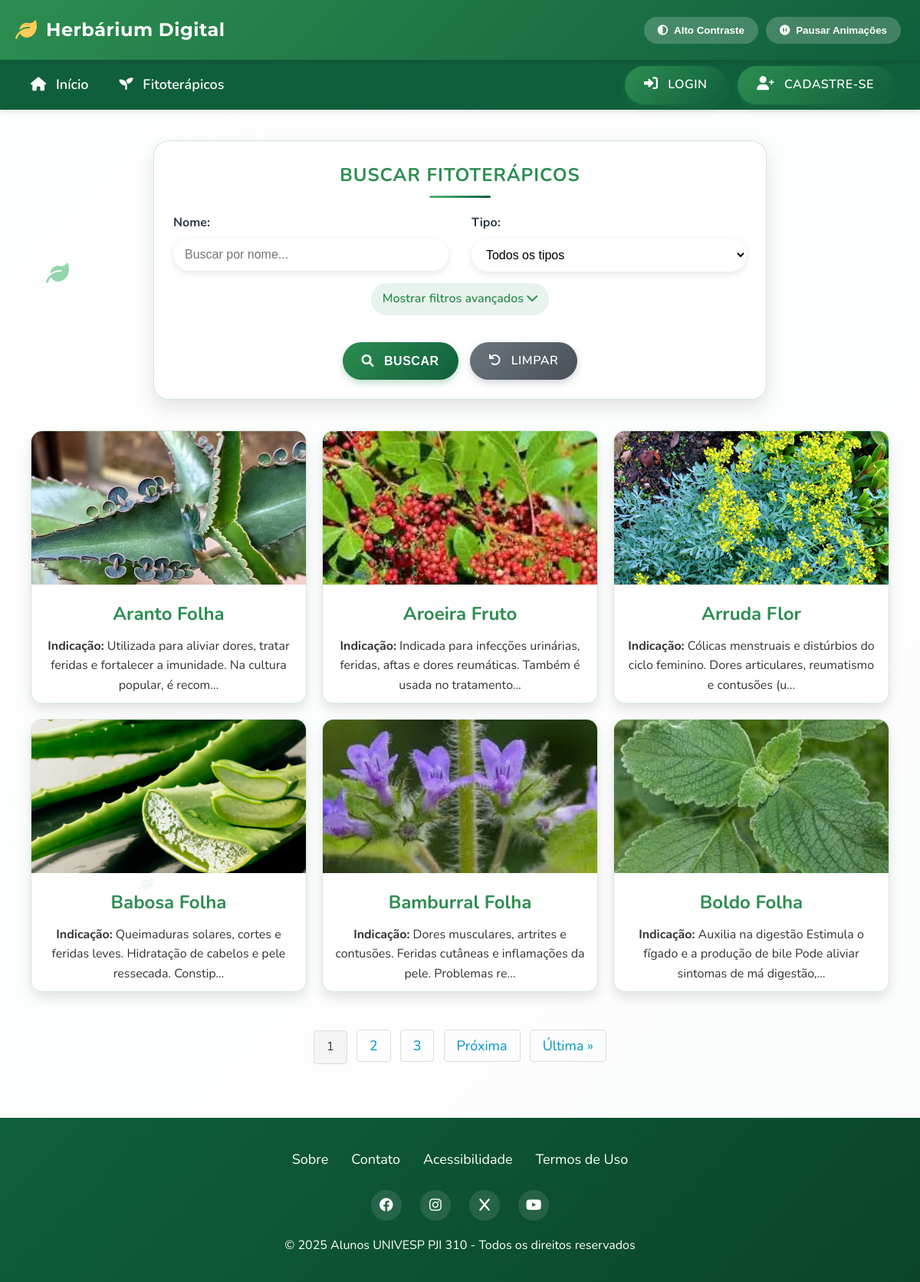
Page /fitoterapico/ on the committed database.
### fitoterapico/models.py (models this page shows, shortened)
class Fitoterapico(models.Model):
    id = models.AutoField(primary_key=True)
    nome = models.CharField(max_length=100)
    tipo = models.ForeignKey(Tipo, on_delete=models.PROTECT, related_name='fitoterapico_tipo')
    especie = models.CharField(max_length=100)
    familia = models.CharField(max_length=100, blank=True, null=True)
    descricao = models.TextField()
    propriedades = models.TextField()
    indicacao = models.TextField()
    modo_uso = models.TextField()
    dosagem = models.CharField(max_length=100, blank=True, null=True)
    efeito_colateral = models.TextField(blank=True, null=True)
    preco = models.FloatField(blank=True, null=True, validators=[MinValueValidator(0)])
    foto = models.ImageField(upload_to='fitoterapico/', blank=True, null=True)
    bio = models.TextField(blank=True, null=True)
    class Meta:
        ordering = ['nome']

class Tipo(models.Model):
    id = models.AutoField(primary_key=True)
    nome = models.CharField(max_length=200)
    def __str__(self):
        return self.nome

### fitoterapico/views.py (the view)
# urls.py: path('fitoterapico/', FitoterapicoListView.as_view(), name='fitoterapico_list'),
class FitoterapicoListView(ListView):
    model = Fitoterapico
    template_name = 'fitoterapico.html'
    context_object_name = 'fitoterapico'
    paginate_by = 6
    def get_queryset(self):
        fitoterapico = super().get_queryset().order_by('nome')
        search = self.request.GET.get('search', '')
        tipo = self.request.GET.get('tipo', '')
        indicacao = self.request.GET.get('indicacao', '')
        if search:
            fitoterapico = fitoterapico.filter(nome__icontains=search)
        if tipo:
            fitoterapico = fitoterapico.filter(tipo__id=tipo)
        if indicacao:
            fitoterapico = fitoterapico.filter(indicacao__icontains=indicacao)
        return fitoterapico
    def get_context_data(self, **kwargs):
        context = super().get_context_data(**kwargs)
        from fitoterapico.models import Tipo
        context['search'] = self.request.GET.get('search', '')
        context['tipo_selecionado'] = self.request.GET.get('tipo', '')
        context['indicacao'] = self.request.GET.get('indicacao', '')
        context['tipos'] = Tipo.objects.all()
        return context

### fitoterapico/templates/fitoterapico.html (shortened to what this page needs)
{% extends "base.html" %}
{% block content %}
  <form method="GET" action="{% url 'fitoterapico_list' %}" class="search-form">
    <h3>Buscar Fitoterápicos</h3>
    <div class="search-row">
      <div class="search-group">
        <label for="search">Nome:</label>
        <input type="text" id="search" name="search" placeholder="Buscar por nome..." value="{{ search }}">
      </div>
      <div class="search-group">
        <label for="tipo">Tipo:</label>
        <select id="tipo" name="tipo">
          <option value="">Todos os tipos</option>
        </select>
      </div>
    </div>
    <div class="search-toggle" onclick="toggleAdvancedSearch()">
      <span id="toggle-text">Mostrar filtros avançados</span> <i class="fas fa-chevron-down" id="toggle-icon"></i>
    </div>
    <div class="search-actions">
      <button type="submit" class="btn"><i class="fas fa-search"></i> Buscar</button>
      <a href="{% url 'fitoterapico_list' %}" class="btn btn-reset"><i class="fas fa-undo"></i> Limpar</a>
    </div>
  </form>
  <div class="fitoterapico-grid">
    {% if fitoterapico %}
      {% for fitoterapico in fitoterapico %}
        <a href="{% url 'fitoterapico_detail' fitoterapico.pk %}">
          <div class="fitoterapico-card">
            {% if fitoterapico.foto %}
              <img src="{{ fitoterapico.foto.url }}" alt="{{ fitoterapico.nome }} - {{ fitoterapico.tipo }}" loading="lazy">
            {% else %}
              <p class="no-foto">Imagem não disponível</p>
            {% endif %}
            <h2>{{ fitoterapico.nome }} {{ fitoterapico.tipo }}</h2>
            <p><strong>Indicação:</strong> {{ fitoterapico.indicacao|truncatechars:100 }}</p>
          </div>
        </a>
      {% endfor %}
    {% else %}
      <p class="no-results">Nenhum fitoterapico encontrado.</p>
    {% endif %}
  </div>
  {% if is_paginated %}
  <div class="pagination">
    {% for num in page_obj.paginator.page_range %}
      {% if page_obj.number == num %}
        <span class="current">{{ num }}</span>
      {% elif num > page_obj.number|add:'-3' and num < page_obj.number|add:'3' %}
        <a href="?page={{ num }}{% if search %}&search={{ search }}{% endif %}">{{ num }}</a>
      {% endif %}
    {% endfor %}
    {% if page_obj.has_next %}
      <a href="?page={{ page_obj.next_page_number }}{% if search %}&search={{ search }}{% endif %}">Próxima</a>
      <a href="?page={{ page_obj.paginator.num_pages }}{% if search %}&search={{ search }}{% endif %}">Última &raquo;</a>
    {% endif %}
  </div>
  {% endif %}
{% endblock %}

### app/templates/base.html (style rules this page uses)
:root { --primary-color: #2c8d50; --primary-light: #4eba79; --primary-dark: #105f3c; --secondary-color: #3dc2a6; --accent-color: #ffca55; --tertiary-color: #7f5af0; --danger-color: #e53e3e; --warning-color: #ffca55; --text-light: #ffffff; --text-dark: #2d3748; --text-muted: #718096; --background-light: #f7fafc; --background-card: #ffffff; --border-radius: 12px; --box-shadow: 0 10px 15px -3px rgba(0, 0, 0, 0.1), 0 4px 6px -2px rgba(0, 0, 0, 0.05); --transition: all 0.3s cubic-bezier(0.25, 0.8, 0.25, 1); }
* { margin: 0; padding: 0; box-sizing: border-box; }
body { font-family: 'Nunito', sans-serif; background: linear-gradient(135deg, #f5f7fa 0%, #e4efe9 100%); position: relative; color: var(--text-dark); line-height: 1.6; transition: var(--transition); scroll-behavior: smooth; }
body::before { content: ""; position: absolute; top: 0; left: 0; width: 100%; height: 100%; background-color: rgba(255, 255, 255, 0.85); z-index: -1; }
.btn { display: inline-block; padding: 12px 24px; background: var(--primary-dark); color: var(--text-light); text-decoration: none; border-radius: 30px; transition: var(--transition); border: none; cursor: pointer; font-weight: 600; box-shadow: 0 4px 6px rgba(0, 0, 0, 0.1); position: relative; overflow: hidden; }
.btn::before { content: ''; position: absolute; top: 0; left: -100%; width: 100%; height: 100%; background: linear-gradient(90deg, transparent, rgba(255, 255, 255, 0.2), transparent); transition: var(--transition); }
.btn i { margin-right: 8px; }

### rows in the picture
Fitoterapico: foto (picture), nome "Aranto", tipo "Folha", indicacao "Utilizada para aliviar dores, tratar feridas e fortalecer a imunidade. Na cultura popular, é recom…"
Fitoterapico: foto (picture), nome "Aroeira", tipo "Fruto", indicacao "Indicada para infecções urinárias, feridas, aftas e dores reumáticas. Também é usada no tratamento…"
Fitoterapico: foto (picture), nome "Arruda", tipo "Flor", indicacao "Cólicas menstruais e distúrbios do ciclo feminino. Dores articulares, reumatismo e contusões (u…"
Fitoterapico: foto (picture), nome "Babosa", tipo "Folha", indicacao "Queimaduras solares, cortes e feridas leves. Hidratação de cabelos e pele ressecada. Constip…"
Fitoterapico: foto (picture), nome "Bamburral", tipo "Folha", indicacao "Dores musculares, artrites e contusões. Feridas cutâneas e inflamações da pele. Problemas re…"
Fitoterapico: foto (picture), nome "Boldo", tipo "Folha", indicacao "Auxilia na digestão Estimula o fígado e a produção de bile Pode aliviar sintomas de má digestão,…"

### other values in the picture
{{ num }} "1"
{{ num }} "2" "3"
